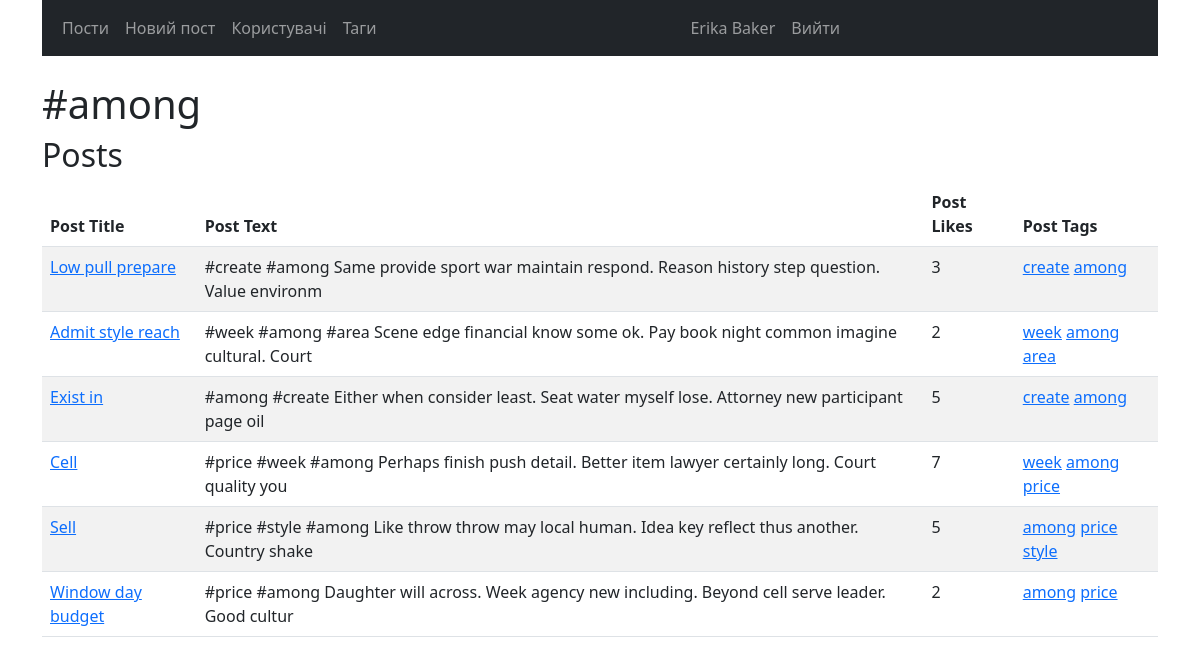
The app's page /posts/tags/4/ (signed in) with its own data.
### posts/models.py (models this page shows, shortened)
class Post(models.Model):
    title = models.CharField(max_length=100)
    text = models.TextField(null=True, blank=True)
    date = models.DateTimeField(default=timezone.now)  # auto_now_add=True
    user = models.ForeignKey(User, on_delete=models.CASCADE)
    first_image = models.ForeignKey('Image', null=True, blank=True, on_delete=models.SET_NULL, related_name='+')
    tags = models.ManyToManyField(Tag, null=True, blank=True)
    def get_absolute_url(self):
        return reverse('post_detail', kwargs={'pk': self.pk})
    class Meta:
        verbose_name = 'Пост'
        verbose_name_plural = 'Пости'
        ordering = ['id']

class Tag(models.Model):
    name = models.CharField(max_length=100)
    def __str__(self):
        return self.name
    def get_absolute_url(self):
        return reverse('tag_detail', kwargs={'pk': self.pk})
    class Meta:
        verbose_name = 'Тег'
        verbose_name_plural = 'Теги'
        ordering = ['id']

### posts/views.py (the view)
# urls.py: path('posts/tags/<int:pk>/', TagDetailView.as_view(), name='tag_detail'),
class TagDetailView(LoginRequiredMixin, DataMixin, DetailView):
    model = Tag
    def get_context_data(self, **kwargs):
        context = super(TagDetailView, self).get_context_data(**kwargs)
        c_def = self.get_user_context(title='#' + str(context['tag']))
        return {**context, **c_def}

### posts/utils.py (called while the page is built)
    def get_user_context(self, **kwargs):
        context = kwargs
        user_menu = menu.copy()
        if not self.request.user.is_authenticated:
            user_menu = menu[:1] + menu[2:-1]
        context['menu'] = user_menu
        return context

### posts/templates/posts/tag_detail.html
{% extends 'base.html' %}
{% load static %}
{% block content %}
    <h1>{{ title }}</h1>
    <div>
        <h2>Posts</h2>
        <table id="data" class="table table-striped table-hover">
            <thead>
            <tr>
                <th>Post Title</th>
                <th>Post Text</th>
                <th>Post Likes</th>
                <th>Post Tags</th>
            </tr>
            </thead>
            <tbody>
            {% for p in object.post_set.all %}
                <tr>
                    <td><a href="{{ p.get_absolute_url }}">{{ p.title }}</a></td>
                    <td>{{ p.text | slice:'100'  }}</td>
                    <td>{{ p.like_set.count }}</td>
                    <td>
                        {% for tag in p.tags.all %}
                            <a href="{{ tag.get_absolute_url }}">{{ tag.name }}</a>
                        {% endfor %}
                    </td>
                </tr>
            {% endfor %}
            </tbody>
        </table>
    </div>
{% endblock %}

### templates/base.html (shortened to what this page needs)
{% load static %}
<!DOCTYPE html>
<html lang="ua">
<head>
    <link href="https://cdn.jsdelivr.net/npm/bootstrap@5.2.0/dist/css/bootstrap.min.css" rel="stylesheet"
>
    <link rel="stylesheet" href="https://cdn.jsdelivr.net/npm/bootstrap-icons@1.9.1/font/bootstrap-icons.css">
</head>
<body>
<div class="container">
    {% block mainmenu %}
        <nav class="navbar navbar-expand-lg navbar-dark bg-dark">
            <div class="container-fluid">
                <div class="collapse navbar-collapse" id="navbarNav">
                    <ul class="navbar-nav ">
                        {% for m in menu %}
                            <li class="nav-item"><a class="nav-link" href="{% url m.url %}">{{ m.name }}</a></li>
                        {% endfor %}
                    </ul>
                </div>
                <div class="collapse navbar-collapse" id="navbarNav">
                    <ul class="navbar-nav ">
                        {% if user.is_authenticated %}
                            <li class="nav-item"><a class="nav-link"
                                                    href="{% url 'user_detail' user.pk %}">{{ user }}</a>
                            <li class="nav-item"><a class="nav-link" href="{% url 'logout' %}">Вийти</a>
                                {% else %}
                            <li class="nav-item"><a class="nav-link" href="{% url 'register' %}">Реєстрація</a></li>
                            <li class="nav-item"><a class="nav-link" href="{% url 'login' %}">Увійти</a>
                        {% endif %}
                        </li>
                    </ul>
                </div>
            </div>
        </nav>
    {% endblock mainmenu %}
    <br/>
    {% block content %}
    {% endblock %}
</div>
</body>
</html>

### records on screen
Post: title "Low pull prepare", text "#create #among Same provide sport war maintain respond. Reason history step question. Value environm", like_set.count "3"
Tag: name "create"
Tag: name "among"
Post: title "Admit style reach", text "#week #among #area Scene edge financial know some ok. Pay book night common imagine cultural. Court", like_set.count "2"
Tag: name "week"
Tag: name "area"
Post: title "Exist in", text "#among #create Either when consider least. Seat water myself lose. Attorney new participant page oil", like_set.count "5"
Post: title "Cell", text "#price #week #among Perhaps finish push detail. Better item lawyer certainly long. Court quality you", like_set.count "7"
Tag: name "price"
Post: title "Sell", text "#price #style #among Like throw throw may local human. Idea key reflect thus another. Country shake", like_set.count "5"
Tag: name "style"
Post: title "Window day budget", text "#price #among Daughter will across. Week agency new including. Beyond cell serve leader. Good cultur", like_set.count "2"

### other values on screen
{{ m.name }} "Пости" "Новий пост" "Користувачі" "Таги"
{{ user }} "Erika Baker"
{{ title }} "#among"
